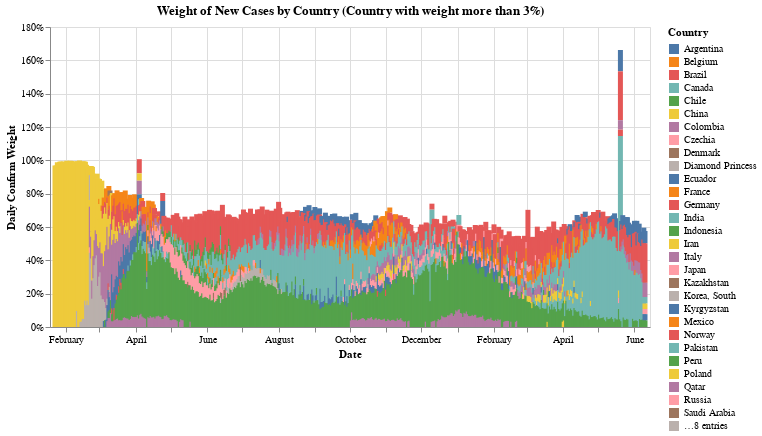

Here is the notebook cell this chart was saved with:
### Markdown cell above
## Weight of Cases by Countries

### Code cell
#hide_input
df_confirmed_new = df_confirmed.set_index(['Date', 'Country']).unstack().diff().stack().reset_index()
df_confirmed_new_pct = df_confirmed_new.set_index(['Date', 'Country']).rename(columns={'Cases': 'New Confirm Weight'}).unstack().apply(lambda x: x/sum(x), axis=1).round(3).stack().reset_index()
selection = alt.selection_multi(fields=['Country'], bind='legend')
df_confirmed_new_pct = df_confirmed_new_pct[df_confirmed_new_pct['New Confirm Weight'] > 0.03]

_weight_bar = alt.Chart(df_confirmed_new_pct).mark_bar().encode(
    x='Date:T', 
    y=alt.Y('New Confirm Weight:Q', axis=alt.Axis(format='%'), title='Daily Confirm Weight'), 
    color='Country',
    tooltip=list(df_confirmed_new_pct),
    opacity=alt.condition(selection,alt.value(1), alt.value(0.2))
).add_selection(selection)
_weight_bar.properties(
    title = 'Weight of New Cases by Country (Country with weight more than 3%)',
    width = 600
)

### Figure 1 — Vega-Lite specification as saved in the notebook (floating-point values rounded to 4 significant figures; data arrays with more than 128 entries replaced by an {"elided": "..."} marker saying what was removed)
{"config": {"view": {"continuousWidth": 400, "continuousHeight": 300}}, "data": {"name": "data-d9949fea93009de2dcd69ca16d75953d"}, "mark": "bar", "encoding": {"color": {"type": "nominal", "field": "Country"}, "opacity": {"condition": {"value": 1, "selection": "selector001"}, "value": 0.2}, "tooltip": [{"type": "temporal", "field": "Date"}, {"type": "nominal", "field": "Country"}, {"type": "quantitative", "field": "New Confirm Weight"}], "x": {"type": "temporal", "field": "Date"}, "y": {"type": "quantitative", "axis": {"format": "%"}, "field": "New Confirm Weight", "title": "Daily Confirm Weight"}}, "selection": {"selector001": {"type": "multi", "fields": ["Country"], "bind": "legend"}}, "title": "Weight of New Cases by Country (Country with weight more than 3%)", "width": 600, "$schema": "https://vega.github.io/schema/vega-lite/v4.8.1.json", "datasets": {"data-d9949fea93009de2dcd69ca16d75953d": {"elided": "3000 records"}}}
